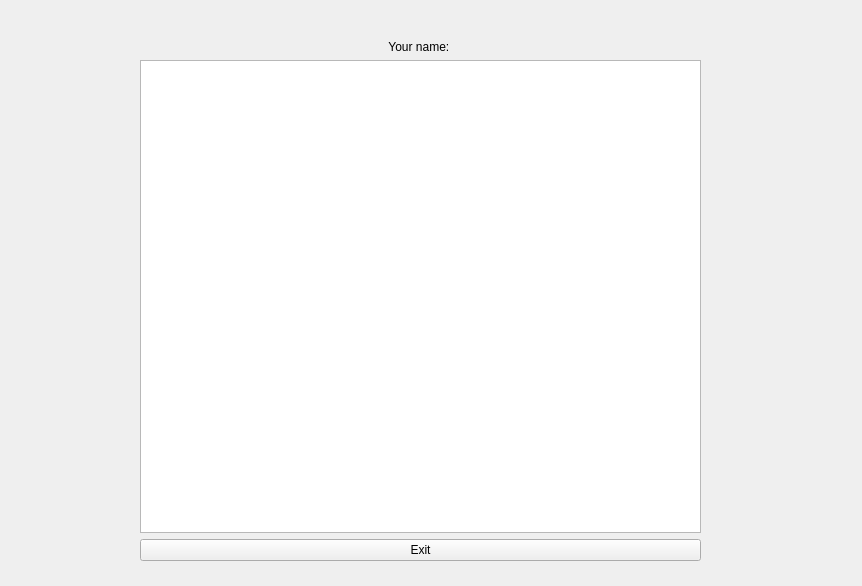
<?xml version="1.0" encoding="UTF-8"?>
<ui version="4.0">
 <class>Lobby</class>
 <widget class="QWidget" name="Lobby">
  <property name="geometry">
   <rect>
    <x>0</x>
    <y>0</y>
    <width>862</width>
    <height>586</height>
   </rect>
  </property>
  <property name="windowTitle">
   <string>Lobby</string>
  </property>
  <widget class="QWidget" name="layoutWidget">
   <property name="geometry">
    <rect>
     <x>140</x>
     <y>40</y>
     <width>561</width>
     <height>521</height>
    </rect>
   </property>
   <layout class="QVBoxLayout" name="verticalLayout">
    <item>
     <widget class="QLabel" name="label">
      <property name="text">
       <string>Your name: </string>
      </property>
      <property name="alignment">
       <set>Qt::AlignCenter</set>
      </property>
     </widget>
    </item>
    <item>
     <widget class="QListWidget" name="listWidget"/>
    </item>
    <item>
     <widget class="QPushButton" name="exitButton">
      <property name="text">
       <string>Exit</string>
      </property>
     </widget>
    </item>
   </layout>
  </widget>
 </widget>
 <resources/>
 <connections/>
</ui>
